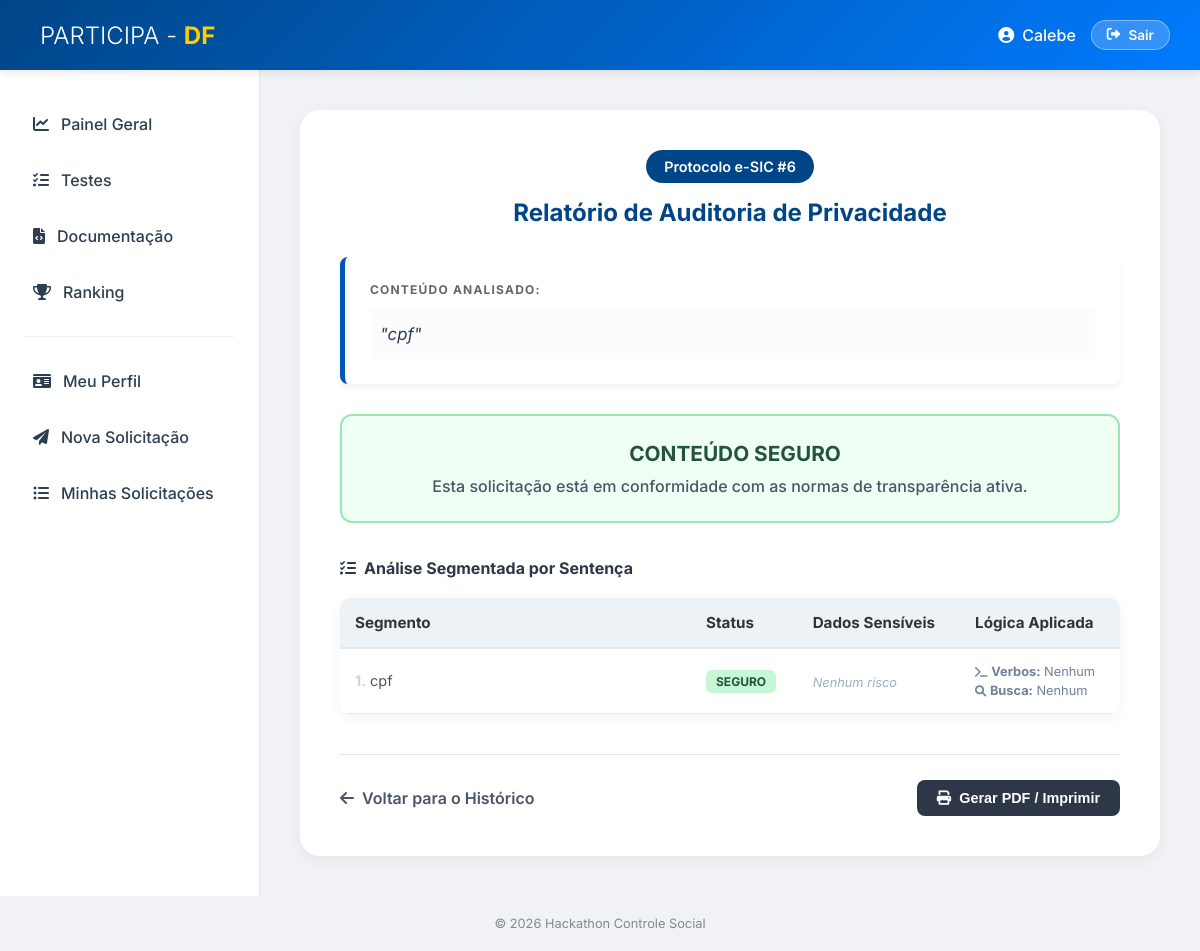
The page /detalhes_solicitacao/6 (signed in) on the database its author committed.
### tables this page shows
CREATE TABLE solicitacoes
    (
        id
        INTEGER
        PRIMARY
        KEY
        AUTOINCREMENT,
        usuario_id
        INTEGER
        NOT
        NULL,
        texto
        TEXT
        NOT
        NULL,
        data_envio
        TIMESTAMP
        DEFAULT
        CURRENT_TIMESTAMP,
        FOREIGN
        KEY
                       (
        usuario_id
                       ) REFERENCES usuarios
                       (
                           id
                       ) );

### src/paginas/real/solicitacao.py (the view)
@solicitacao_bp.route("/detalhes_solicitacao/<int:solicitacao_id>")
@login_required
def detalhes_solicitacao(solicitacao_id):
    conn = sqlite3.connect(obter_caminho_banco())
    cursor = conn.cursor()
    cursor.execute("""
                   SELECT texto, data_envio
                   FROM solicitacoes
                   WHERE id = ?
                     AND usuario_id = ?
                   """, (solicitacao_id, session["user_id"]))
    resultado_db = cursor.fetchone()
    conn.close()
    if not resultado_db:
        flash("Solicitação não encontrada.", "error")
        return redirect(url_for("solicitacao.ver_solicitacoes"))
    texto_solicitacao = resultado_db[0]
    from src.utils.carregador import processar_index
    analise = processar_index(texto_solicitacao)
    return render_template(
        "real/pagina_detalhes_analise.html",
        id=solicitacao_id,
        texto=texto_solicitacao,
        resposta=analise
    )

### src/paginas/real/auth.py (called while the page is built)
def login_required(f):
    @wraps(f)
    def decorated_function(*args, **kwargs):
        if "user_id" not in session:  # Use 'user_id' aqui
            flash("Você precisa estar logado para acessar o perfil.", "error")
            return redirect(url_for("auth.login"))
        return f(*args, **kwargs)
    return decorated_function

### src/utils/banco.py (called while the page is built)
def obter_caminho_banco() -> str:
    base_dir = os.path.abspath(os.path.join(os.path.dirname(__file__), "..", ".."))
    dados_dir = os.path.join(base_dir, "dados")
    os.makedirs(dados_dir, exist_ok=True)
    return os.path.join(dados_dir, "banco.db")

### src/utils/texto.py (called while the page is built)
def normalizar_ao_retirar_acentuacao_e_cedilha(texto: str) -> str:
    nfkd = unicodedata.normalize("NFKD", texto)
    sem_acento = "".join([c for c in nfkd if not unicodedata.combining(c)])
    sem_acento = sem_acento.replace("ç", "c").replace("Ç", "C")
    return sem_acento.upper()

def limpar_texto(texto: str) -> str:
    apenas_letras_numeros = re.sub(r'[^A-Za-z0-9 ]+', '', texto)
    return apenas_letras_numeros.upper()

### templates/real/pagina_detalhes_analise.html (shortened to what this page needs)
{% extends "base.html" %}
{% block main %}
<section class="content">
    <div style="text-align:center; margin-bottom:30px;">
        <span class="badge" style="background-color: var(--primary); color: white; padding: 8px 18px; border-radius: 20px; font-size: 0.9rem; font-weight: 600;">
            Protocolo e-SIC #{{ id }}
        </span>
        <h2 style="color: var(--primary); font-weight: 700; margin-top: 15px;">Relatório de Auditoria de Privacidade</h2>
    </div>
    <div class="card-analise" style="background-color: #fff; border-left: 5px solid #0056b3; padding: 25px; margin-bottom: 30px; border-radius: 8px; box-shadow: 0 4px 6px rgba(0,0,0,0.05);">
        <h4 style="margin-bottom: 12px; color: #666; font-size: 0.75rem; text-transform: uppercase; letter-spacing: 1.2px; font-weight: 700;">Conteúdo Analisado:</h4>
        <p style="font-style: italic; font-size: 1.05rem; line-height: 1.8; color: #2c3e50; background: #fcfcfc; padding: 10px; border-radius: 4px;">
            "{{ texto }}"
        </p>
    </div>
    {% if resposta %}
        <div style="padding: 25px; border-radius: 12px; text-align: center; margin-bottom: 35px;
             background-color: {% if resposta.STATUS == 'True' %}#fff5f5{% else %}#f0fff4{% endif %};
             border: 2px solid {% if resposta.STATUS == 'True' %}#feb2b2{% else %}#9ae6b4{% endif %};">
            <h3 style="margin: 0; color: {% if resposta.STATUS == 'True' %}#c53030{% else %}#22543d{% endif %}; font-size: 1.3rem; display: flex; align-items: center; justify-content: center; gap: 10px;">
                {% if resposta.STATUS == 'True' %}
                    <i class="fas fa-exclamation-triangle"></i> RISCO DETECTADO
                {% else %}
                     CONTEÚDO SEGURO
                {% endif %}
            </h3>
            <p style="margin-top: 10px; color: #4a5568; font-weight: 500; font-size: 1rem;">
                {% if resposta.STATUS == 'True' %}
                    A análise identificou padrões que violam a política de privacidade (LGPD).
                {% else %}
                    Esta solicitação está em conformidade com as normas de transparência ativa.
                {% endif %}
            </p>
        </div>
        <h4 style="margin-bottom: 20px; font-weight: 700; color: #2d3748; display: flex; align-items: center; gap: 8px;">
            <i class="fas fa-list-check"></i> Análise Segmentada por Sentença
        </h4>
        <div style="overflow-x: auto; background: white; border-radius: 10px; box-shadow: var(--shadow);">
            <table class="table" style="width: 100%; border-collapse: collapse; min-width: 600px;">
                <thead>
                    <tr style="background-color: #edf2f7; text-align: left;">
                        <th style="padding: 15px; border-bottom: 2px solid #e2e8f0; width: 45%;">Segmento</th>
                        <th style="padding: 15px; border-bottom: 2px solid #e2e8f0;">Status</th>
                        <th style="padding: 15px; border-bottom: 2px solid #e2e8f0;">Dados Sensíveis</th>
                        <th style="padding: 15px; border-bottom: 2px solid #e2e8f0;">Lógica Aplicada</th>
                    </tr>
                </thead>
                <tbody>
                    {% for linha in resposta.linhas %}
                        <tr style="border-bottom: 1px solid #edf2f7;">
                            <td style="padding: 15px; color: #4a5568; font-size: 0.9rem; line-height: 1.5;">
                                <strong style="color: #cbd5e0;">{{ loop.index }}.</strong> {{ linha.texto }}
                            </td>
                            <td style="padding: 15px;">
                                {% if linha.status == "True" %}
                                    <span class="badge badge-danger" style="background: #feb2b2; color: #9b2c2c; padding: 4px 10px; border-radius: 6px; font-weight: bold; font-size: 0.75rem;">CRÍTICO</span>
                                {% else %}
                                    <span class="badge badge-success" style="background: #c6f6d5; color: #22543d; padding: 4px 10px; border-radius: 6px; font-weight: bold; font-size: 0.75rem;">SEGURO</span>
                                {% endif %}
                            </td>
                            <td style="padding: 15px;">
                                {% if linha.encontrados %}
                                    {% for dado in linha.encontrados %}
                                        <span style="display: inline-block; background: #edf2f7; color: #2d3748; padding: 2px 8px; border-radius: 4px; font-size: 0.75rem; margin: 2px; border: 1px solid #e2e8f0; font-weight: 600;">
                                            <i class="fas fa-fingerprint" style="font-size: 0.6rem;"></i> {{ dado }}
                                        </span>
                                    {% endfor %}
                                {% else %}
                                    <span style="color: #a0aec0; font-size: 0.8rem; font-style: italic;">Nenhum risco</span>
                                {% endif %}
                            </td>
                            <td style="padding: 15px; font-size: 0.8rem; color: #718096;">
                                <div style="margin-bottom: 4px;"><i class="fas fa-terminal" style="font-size: 0.7rem;"></i> <strong>Verbos:</strong> {{ linha.verbos | join(', ') if linha.verbos else 'Nenhum' }}</div>
                                <div><i class="fas fa-search" style="font-size: 0.7rem;"></i> <strong>Busca:</strong> {{ linha.interrogativas | join(', ') if linha.interrogativas else 'Nenhum' }}</div>
                            </td>
                        </tr>
                    {% endfor %}
                </tbody>
            </table>
        </div>
    {% endif %}
    <div style="margin-top: 40px; display: flex; justify-content: space-between; align-items: center; border-top: 1px solid #e2e8f0; padding-top: 25px;">
        <a href="{{ url_for('solicitacao.ver_solicitacoes') }}" class="btn-ghost" style="color: #4a5568; text-decoration: none; font-weight: 600; display: flex; align-items: center; gap: 8px;">
            <i class="fas fa-arrow-left"></i> Voltar para o Histórico
        </a>
        <button onclick="window.print()" class="btn-primary" style="background: #2d3748; color: white; border: none; padding: 10px 20px; border-radius: 8px; cursor: pointer; display: flex; align-items: center; gap: 8px; font-weight: 600;">
            <i class="fas fa-print"></i> Gerar PDF / Imprimir
        </button>
    </div>
</section>
{% endblock %}

### static/css/style.css (style rules this page uses)
:root { --primary: #004587; --secondary: #007bff; --success: #2ecc71; --danger: #e74c3c; --warning: #f1c40f; --bg-body: #f0f2f5; --sidebar-bg: #ffffff; --text-main: #2c3e50; --text-muted: #7f8c8d; --shadow: 0 4px 15px rgba(0,0,0,0.05); --transition: all 0.3s cubic-bezier(0.25, 0.8, 0.25, 1); }
* { margin: 0; padding: 0; box-sizing: border-box; }
body { font-family: 'Inter', sans-serif; background-color: var(--bg-body); color: var(--text-main); overflow-x: hidden; }
.btn-logout, .btn-login, .btn-primary { padding: 10px 20px; border-radius: 25px; text-decoration: none; font-weight: 600; font-size: 0.9rem; transition: var(--transition); border: none; cursor: pointer; display: inline-flex; align-items: center; gap: 8px; }
.btn-primary { background: var(--secondary); color: white; }
.table { width: 100%; border-collapse: collapse; font-size: 0.95rem; background-color: #fff; border-radius: 8px; overflow: hidden; box-shadow: 0 2px 6px rgba(0,0,0,0.05); }
.table thead { background-color: #f8f9fa; color: #333; font-weight: 600; }
.table th, .table td { padding: 14px 16px; text-align: left; border-bottom: 1px solid #e2e8f0; }
.badge { padding: 4px 10px; border-radius: 6px; font-size: 0.75rem; font-weight: 600; display: inline-block; }
.badge-success { background-color: #c6f6d5; color: #22543d; }

### rows shown on the page
solicitacoes: texto "cpf", verbos "Nenhum", interrogativas "Nenhum"

### other values the page prints
{{ session.get('user_name', 'Usuário') }} "Calebe"
{{ id }} "6"
